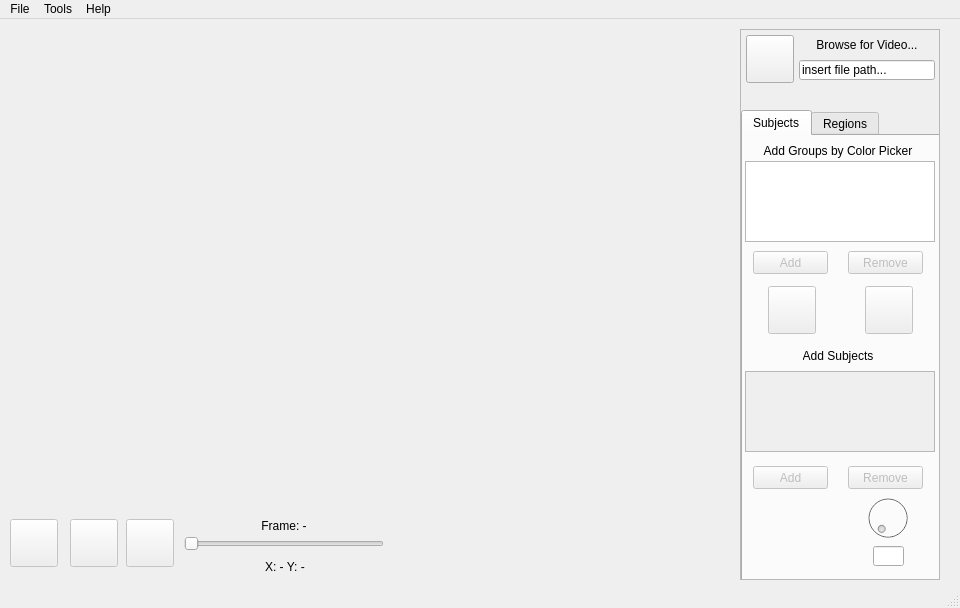
<?xml version="1.0" encoding="UTF-8"?>
<ui version="4.0">
 <class>MainWindow</class>
 <widget class="QMainWindow" name="MainWindow">
  <property name="enabled">
   <bool>true</bool>
  </property>
  <property name="geometry">
   <rect>
    <x>0</x>
    <y>0</y>
    <width>960</width>
    <height>608</height>
   </rect>
  </property>
  <property name="minimumSize">
   <size>
    <width>960</width>
    <height>608</height>
   </size>
  </property>
  <property name="maximumSize">
   <size>
    <width>960</width>
    <height>608</height>
   </size>
  </property>
  <property name="sizeIncrement">
   <size>
    <width>0</width>
    <height>0</height>
   </size>
  </property>
  <property name="baseSize">
   <size>
    <width>960</width>
    <height>550</height>
   </size>
  </property>
  <property name="mouseTracking">
   <bool>true</bool>
  </property>
  <property name="windowTitle">
   <string>MainWindow</string>
  </property>
  <widget class="QWidget" name="centralWidget">
   <widget class="QScrollArea" name="scrollArea">
    <property name="geometry">
     <rect>
      <x>740</x>
      <y>10</y>
      <width>200</width>
      <height>551</height>
     </rect>
    </property>
    <property name="mouseTracking">
     <bool>false</bool>
    </property>
    <property name="frameShadow">
     <enum>QFrame::Sunken</enum>
    </property>
    <property name="lineWidth">
     <number>3</number>
    </property>
    <property name="widgetResizable">
     <bool>true</bool>
    </property>
    <widget class="QWidget" name="scrollAreaWidgetContents">
     <property name="geometry">
      <rect>
       <x>0</x>
       <y>0</y>
       <width>198</width>
       <height>549</height>
      </rect>
     </property>
     <widget class="QPushButton" name="loadVideoButton">
      <property name="geometry">
       <rect>
        <x>5</x>
        <y>5</y>
        <width>48</width>
        <height>48</height>
       </rect>
      </property>
      <property name="text">
       <string/>
      </property>
      <property name="icon">
       <iconset resource="Icons.qrc">
        <normaloff>:/resources/icons/resources/icons/48_addvideo.png</normaloff>:/resources/icons/resources/icons/48_addvideo.png</iconset>
      </property>
      <property name="iconSize">
       <size>
        <width>44</width>
        <height>44</height>
       </size>
      </property>
     </widget>
     <widget class="QLineEdit" name="loadVideoText">
      <property name="geometry">
       <rect>
        <x>58</x>
        <y>30</y>
        <width>136</width>
        <height>20</height>
       </rect>
      </property>
      <property name="text">
       <string>insert file path...</string>
      </property>
     </widget>
     <widget class="QLabel" name="browseVideoDescription">
      <property name="geometry">
       <rect>
        <x>58</x>
        <y>5</y>
        <width>136</width>
        <height>20</height>
       </rect>
      </property>
      <property name="text">
       <string>Browse for Video...</string>
      </property>
      <property name="alignment">
       <set>Qt::AlignCenter</set>
      </property>
     </widget>
     <widget class="QTabWidget" name="subjectTab">
      <property name="geometry">
       <rect>
        <x>0</x>
        <y>80</y>
        <width>200</width>
        <height>471</height>
       </rect>
      </property>
      <property name="cursor">
       <cursorShape>ArrowCursor</cursorShape>
      </property>
      <property name="currentIndex">
       <number>0</number>
      </property>
      <widget class="QWidget" name="tab_3">
       <attribute name="title">
        <string>Subjects</string>
       </attribute>
       <widget class="QPushButton" name="removeGroupButton">
        <property name="enabled">
         <bool>false</bool>
        </property>
        <property name="geometry">
         <rect>
          <x>105</x>
          <y>115</y>
          <width>75</width>
          <height>23</height>
         </rect>
        </property>
        <property name="text">
         <string>Remove</string>
        </property>
       </widget>
       <widget class="QPushButton" name="addGroupButton">
        <property name="enabled">
         <bool>false</bool>
        </property>
        <property name="geometry">
         <rect>
          <x>10</x>
          <y>115</y>
          <width>75</width>
          <height>23</height>
         </rect>
        </property>
        <property name="text">
         <string>Add</string>
        </property>
       </widget>
       <widget class="QListWidget" name="groupsListWidget">
        <property name="geometry">
         <rect>
          <x>2</x>
          <y>25</y>
          <width>190</width>
          <height>81</height>
         </rect>
        </property>
       </widget>
       <widget class="QLabel" name="addGroupsLabel">
        <property name="geometry">
         <rect>
          <x>20</x>
          <y>5</y>
          <width>150</width>
          <height>20</height>
         </rect>
        </property>
        <property name="text">
         <string>Add Groups by Color Picker</string>
        </property>
        <property name="alignment">
         <set>Qt::AlignCenter</set>
        </property>
       </widget>
       <widget class="QPushButton" name="subjectSelectorButton">
        <property name="enabled">
         <bool>false</bool>
        </property>
        <property name="geometry">
         <rect>
          <x>25</x>
          <y>150</y>
          <width>48</width>
          <height>48</height>
         </rect>
        </property>
        <property name="text">
         <string/>
        </property>
        <property name="icon">
         <iconset resource="Icons.qrc">
          <normaloff>:/resources/icons/resources/icons/48_selector.png</normaloff>:/resources/icons/resources/icons/48_selector.png</iconset>
        </property>
        <property name="iconSize">
         <size>
          <width>44</width>
          <height>44</height>
         </size>
        </property>
        <property name="checkable">
         <bool>true</bool>
        </property>
       </widget>
       <widget class="QPushButton" name="groupClusterPickerButton">
        <property name="enabled">
         <bool>false</bool>
        </property>
        <property name="geometry">
         <rect>
          <x>122</x>
          <y>150</y>
          <width>48</width>
          <height>48</height>
         </rect>
        </property>
        <property name="text">
         <string/>
        </property>
        <property name="icon">
         <iconset resource="Icons.qrc">
          <normaloff>:/resources/icons/resources/icons/48_color_picker.png</normaloff>:/resources/icons/resources/icons/48_color_picker.png</iconset>
        </property>
        <property name="iconSize">
         <size>
          <width>42</width>
          <height>42</height>
         </size>
        </property>
        <property name="checkable">
         <bool>true</bool>
        </property>
       </widget>
       <widget class="QListWidget" name="subjectsListWidget">
        <property name="enabled">
         <bool>false</bool>
        </property>
        <property name="geometry">
         <rect>
          <x>2</x>
          <y>235</y>
          <width>190</width>
          <height>81</height>
         </rect>
        </property>
       </widget>
       <widget class="QLabel" name="addSubjectsLabel">
        <property name="geometry">
         <rect>
          <x>60</x>
          <y>210</y>
          <width>70</width>
          <height>20</height>
         </rect>
        </property>
        <property name="text">
         <string>Add Subjects</string>
        </property>
        <property name="alignment">
         <set>Qt::AlignCenter</set>
        </property>
       </widget>
       <widget class="QPushButton" name="removeSubjectButton">
        <property name="enabled">
         <bool>false</bool>
        </property>
        <property name="geometry">
         <rect>
          <x>105</x>
          <y>330</y>
          <width>75</width>
          <height>23</height>
         </rect>
        </property>
        <property name="text">
         <string>Remove</string>
        </property>
       </widget>
       <widget class="QPushButton" name="addSubjectButton">
        <property name="enabled">
         <bool>false</bool>
        </property>
        <property name="geometry">
         <rect>
          <x>10</x>
          <y>330</y>
          <width>75</width>
          <height>23</height>
         </rect>
        </property>
        <property name="text">
         <string>Add</string>
        </property>
       </widget>
       <widget class="QDial" name="subjectAngleDial">
        <property name="enabled">
         <bool>false</bool>
        </property>
        <property name="geometry">
         <rect>
          <x>120</x>
          <y>350</y>
          <width>50</width>
          <height>64</height>
         </rect>
        </property>
        <property name="maximum">
         <number>360</number>
        </property>
       </widget>
       <widget class="QLineEdit" name="subjectAngleLine">
        <property name="geometry">
         <rect>
          <x>130</x>
          <y>410</y>
          <width>31</width>
          <height>20</height>
         </rect>
        </property>
       </widget>
       <widget class="QLabel" name="subjectColorLabel">
        <property name="geometry">
         <rect>
          <x>28</x>
          <y>375</y>
          <width>40</width>
          <height>40</height>
         </rect>
        </property>
        <property name="text">
         <string/>
        </property>
       </widget>
      </widget>
      <widget class="QWidget" name="tab_4">
       <attribute name="title">
        <string>Regions</string>
       </attribute>
      </widget>
     </widget>
    </widget>
   </widget>
   <widget class="QPushButton" name="playButton">
    <property name="enabled">
     <bool>false</bool>
    </property>
    <property name="geometry">
     <rect>
      <x>10</x>
      <y>500</y>
      <width>48</width>
      <height>48</height>
     </rect>
    </property>
    <property name="text">
     <string/>
    </property>
    <property name="icon">
     <iconset resource="Icons.qrc">
      <normaloff>:/resources/icons/resources/icons/48_play.png</normaloff>
      <activeon>:/resources/icons/resources/icons/48_pause.png</activeon>
      <selectedon>:/resources/icons/resources/icons/48_play.png</selectedon>:/resources/icons/resources/icons/48_play.png</iconset>
    </property>
    <property name="iconSize">
     <size>
      <width>36</width>
      <height>36</height>
     </size>
    </property>
    <property name="checkable">
     <bool>true</bool>
    </property>
   </widget>
   <widget class="QPushButton" name="frameBackward">
    <property name="enabled">
     <bool>false</bool>
    </property>
    <property name="geometry">
     <rect>
      <x>70</x>
      <y>500</y>
      <width>48</width>
      <height>48</height>
     </rect>
    </property>
    <property name="text">
     <string/>
    </property>
    <property name="icon">
     <iconset resource="Icons.qrc">
      <normaloff>:/resources/icons/resources/icons/48_frameback.png</normaloff>:/resources/icons/resources/icons/48_frameback.png</iconset>
    </property>
    <property name="iconSize">
     <size>
      <width>36</width>
      <height>36</height>
     </size>
    </property>
   </widget>
   <widget class="QPushButton" name="frameForward">
    <property name="enabled">
     <bool>false</bool>
    </property>
    <property name="geometry">
     <rect>
      <x>126</x>
      <y>500</y>
      <width>48</width>
      <height>48</height>
     </rect>
    </property>
    <property name="text">
     <string/>
    </property>
    <property name="icon">
     <iconset resource="Icons.qrc">
      <normaloff>:/resources/icons/resources/icons/48_frameforward.png</normaloff>:/resources/icons/resources/icons/48_frameforward.png</iconset>
    </property>
    <property name="iconSize">
     <size>
      <width>36</width>
      <height>36</height>
     </size>
    </property>
   </widget>
   <widget class="QSlider" name="horizontalSlider">
    <property name="enabled">
     <bool>false</bool>
    </property>
    <property name="geometry">
     <rect>
      <x>184</x>
      <y>510</y>
      <width>200</width>
      <height>30</height>
     </rect>
    </property>
    <property name="orientation">
     <enum>Qt::Horizontal</enum>
    </property>
   </widget>
   <widget class="QLabel" name="frameIndexLabel">
    <property name="geometry">
     <rect>
      <x>184</x>
      <y>500</y>
      <width>200</width>
      <height>13</height>
     </rect>
    </property>
    <property name="text">
     <string>Frame: -</string>
    </property>
    <property name="alignment">
     <set>Qt::AlignCenter</set>
    </property>
   </widget>
   <widget class="VideoFrame" name="videoFrame">
    <property name="geometry">
     <rect>
      <x>10</x>
      <y>10</y>
      <width>720</width>
      <height>480</height>
     </rect>
    </property>
    <property name="text">
     <string/>
    </property>
    <property name="alignment">
     <set>Qt::AlignCenter</set>
    </property>
   </widget>
   <widget class="QLabel" name="mousePosLabel">
    <property name="geometry">
     <rect>
      <x>265</x>
      <y>540</y>
      <width>75</width>
      <height>15</height>
     </rect>
    </property>
    <property name="text">
     <string>X: - Y: -</string>
    </property>
   </widget>
  </widget>
  <widget class="QMenuBar" name="menuBar">
   <property name="geometry">
    <rect>
     <x>0</x>
     <y>0</y>
     <width>960</width>
     <height>21</height>
    </rect>
   </property>
   <widget class="QMenu" name="menuFile">
    <property name="title">
     <string>File</string>
    </property>
    <addaction name="actionQuit_Ctrl_Q"/>
   </widget>
   <widget class="QMenu" name="menuTools">
    <property name="title">
     <string>Tools</string>
    </property>
   </widget>
   <widget class="QMenu" name="menuHelp">
    <property name="title">
     <string>Help</string>
    </property>
    <addaction name="actionAbout"/>
   </widget>
   <addaction name="menuFile"/>
   <addaction name="menuTools"/>
   <addaction name="menuHelp"/>
  </widget>
  <widget class="QStatusBar" name="statusBar"/>
  <action name="actionQuit_Ctrl_Q">
   <property name="text">
    <string>Quit [Ctrl Q]</string>
   </property>
  </action>
  <action name="actionAbout">
   <property name="text">
    <string>About</string>
   </property>
  </action>
 </widget>
 <layoutdefault spacing="6" margin="11"/>
 <customwidgets>
  <customwidget>
   <class>VideoFrame</class>
   <extends>QLabel</extends>
   <header location="global">videoframe.h</header>
  </customwidget>
 </customwidgets>
 <resources>
  <include location="Icons.qrc"/>
 </resources>
 <connections/>
</ui>
